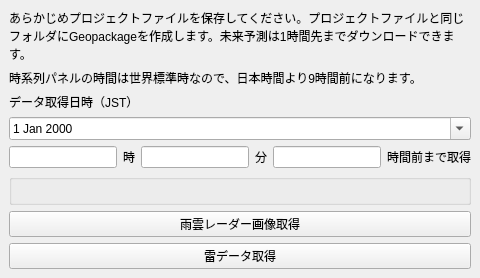
<?xml version="1.0" encoding="UTF-8"?>
<ui version="4.0">
 <class>JPRaincloudradarDownloaderDialogBase</class>
 <widget class="QDockWidget" name="JPRaincloudradarDownloaderDock">
  <property name="windowTitle">
   <string>雨雲レーダー取得</string>
  </property>
  <widget class="QWidget" name="dockWidgetContents">
   <layout class="QVBoxLayout" name="verticalLayout">

    <item>
     <widget class="QLabel" name="label_info">
      <property name="text">
       <string>あらかじめプロジェクトファイルを保存してください。プロジェクトファイルと同じフォルダにGeopackageを作成します。未来予測は1時間先までダウンロードできます。</string>
      </property>
      <property name="wordWrap"><bool>true</bool></property>
     </widget>
    </item>

    <item>
     <widget class="QLabel" name="label_info">
      <property name="text">
       <string>時系列パネルの時間は世界標準時なので、日本時間より9時間前になります。</string>
      </property>
      <property name="wordWrap"><bool>true</bool></property>
     </widget>
    </item>

    <item>
     <widget class="QLabel" name="label_datetime">
      <property name="text"><string>データ取得日時（JST）</string></property>
     </widget>
    </item>

    <item>
     <widget class="QDateEdit" name="dateEdit">
      <property name="calendarPopup"><bool>true</bool></property>
     </widget>
    </item>

    <item>
     <layout class="QHBoxLayout" name="timeLayout">
      <item><widget class="QLineEdit" name="lineEdit_hour"/></item>
      <item><widget class="QLabel" name="label_hour"><property name="text"><string>時</string></property></widget></item>
      <item><widget class="QLineEdit" name="lineEdit_min"/></item>
      <item><widget class="QLabel" name="label_min"><property name="text"><string>分</string></property></widget></item>
      <item><widget class="QLineEdit" name="lineEdit_hours_back"/></item>
      <item><widget class="QLabel" name="label_hours_back"><property name="text"><string>時間前まで取得</string></property></widget></item>
     </layout>
    </item>

    <item>
     <widget class="QgsExtentGroupBox" name="extentWidget"/>
    </item>

      <item>
         <widget class="QPushButton" name="button_download">
         <property name="text"><string>雨雲レーダー画像取得</string></property>
      </widget>
      </item>
      <item>
         <widget class="QPushButton" name="button_download_lightning">
         <property name="text"><string>雷データ取得</string></property>
      </widget>
      </item>

   </layout>
  </widget>
 </widget>

 <customwidgets>
    <customwidget>
    <class>QgsExtentGroupBox</class>
    <extends>QGroupBox</extends>
    <header>qgis.gui</header>
    </customwidget>
 </customwidgets>

 <resources/>
 <connections/>
</ui>
